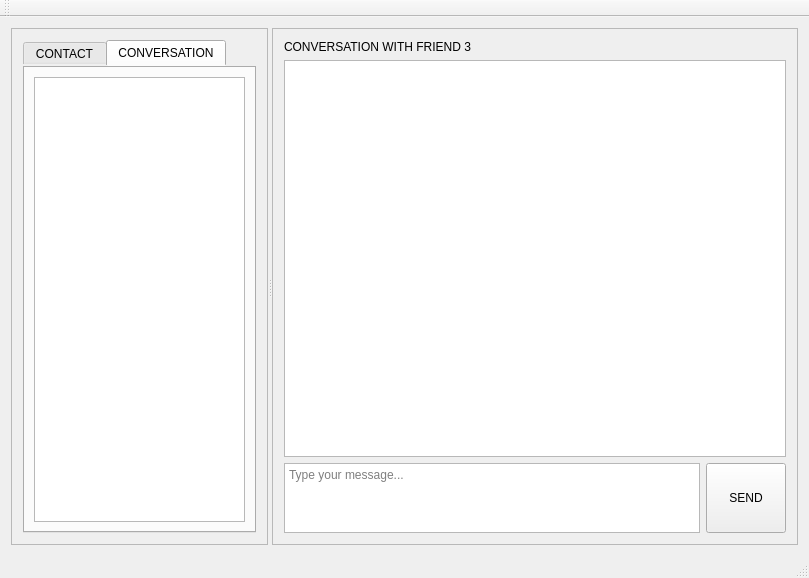
<?xml version="1.0" encoding="UTF-8"?>
<ui version="4.0">
 <class>MainWindow</class>
 <widget class="QMainWindow" name="MainWindow">
  <property name="geometry">
   <rect>
    <x>0</x>
    <y>0</y>
    <width>809</width>
    <height>578</height>
   </rect>
  </property>
  <property name="windowTitle">
   <string>MainWindow</string>
  </property>
  <widget class="QWidget" name="centralWidget">
   <layout class="QHBoxLayout" name="horizontalLayout_3">
    <item>
     <widget class="QSplitter" name="splitter">
      <property name="orientation">
       <enum>Qt::Horizontal</enum>
      </property>
      <widget class="QFrame" name="frame_3">
       <property name="sizePolicy">
        <sizepolicy hsizetype="Preferred" vsizetype="Preferred">
         <horstretch>1</horstretch>
         <verstretch>0</verstretch>
        </sizepolicy>
       </property>
       <property name="frameShape">
        <enum>QFrame::StyledPanel</enum>
       </property>
       <property name="frameShadow">
        <enum>QFrame::Raised</enum>
       </property>
       <layout class="QHBoxLayout" name="horizontalLayout_2">
        <item>
         <widget class="QTabWidget" name="tabWidget">
          <property name="sizePolicy">
           <sizepolicy hsizetype="Preferred" vsizetype="Preferred">
            <horstretch>1</horstretch>
            <verstretch>0</verstretch>
           </sizepolicy>
          </property>
          <property name="styleSheet">
           <string notr="true">/* 8&lt; remove the tab-bar rule and the margin-top rule in the first stylesheet */ 
QTabWidget::tab-bar {
 alignment: center; 
} 
QTabWidget::pane {
 position: absolute; top: -0.5em; 
position: absolute; left: -0.5em; 
position: absolute; right: -o.5em; 
position: absolute; bottom: -0.5em; 
} </string>
          </property>
          <property name="tabShape">
           <enum>QTabWidget::Rounded</enum>
          </property>
          <property name="currentIndex">
           <number>1</number>
          </property>
          <widget class="QWidget" name="contactTab">
           <attribute name="title">
            <string>CONTACT</string>
           </attribute>
           <layout class="QVBoxLayout" name="verticalLayout_2">
            <item>
             <widget class="QTabWidget" name="tabWidget_Sorted">
              <property name="styleSheet">
               <string notr="true">/* 8&lt; remove the tab-bar rule and the margin-top rule in the first stylesheet */ 
QTabWidget::tab-bar {
 alignment: left; 
} 
QTabWidget::pane {
 position: absolute; top: -0.5em; 
position: absolute; left: -0.5em; 
position: absolute; right: -0.5em; 
position: absolute; bottom: -0.5em; 
} </string>
              </property>
              <property name="tabPosition">
               <enum>QTabWidget::West</enum>
              </property>
              <property name="currentIndex">
               <number>0</number>
              </property>
              <widget class="QWidget" name="recentContactTab">
               <attribute name="title">
                <string>RECENT</string>
               </attribute>
               <layout class="QVBoxLayout" name="verticalLayout_4">
                <item>
                 <widget class="QListWidget" name="listWidget_Recent"/>
                </item>
               </layout>
              </widget>
              <widget class="QWidget" name="sortedContactTab">
               <attribute name="title">
                <string>A-Z</string>
               </attribute>
               <layout class="QVBoxLayout" name="verticalLayout_5">
                <item>
                 <widget class="QListWidget" name="listWidget_SortedContact">
                  <property name="sizePolicy">
                   <sizepolicy hsizetype="Expanding" vsizetype="Expanding">
                    <horstretch>0</horstretch>
                    <verstretch>0</verstretch>
                   </sizepolicy>
                  </property>
                 </widget>
                </item>
               </layout>
              </widget>
             </widget>
            </item>
           </layout>
          </widget>
          <widget class="QWidget" name="conversationTab">
           <attribute name="title">
            <string>CONVERSATION</string>
           </attribute>
           <layout class="QHBoxLayout" name="horizontalLayout_6">
            <item>
             <widget class="QListWidget" name="listWidget_ChatList">
              <property name="sizePolicy">
               <sizepolicy hsizetype="Preferred" vsizetype="Preferred">
                <horstretch>0</horstretch>
                <verstretch>0</verstretch>
               </sizepolicy>
              </property>
             </widget>
            </item>
           </layout>
          </widget>
         </widget>
        </item>
       </layout>
      </widget>
      <widget class="QFrame" name="frame">
       <property name="sizePolicy">
        <sizepolicy hsizetype="Preferred" vsizetype="Preferred">
         <horstretch>2</horstretch>
         <verstretch>0</verstretch>
        </sizepolicy>
       </property>
       <property name="frameShape">
        <enum>QFrame::StyledPanel</enum>
       </property>
       <property name="frameShadow">
        <enum>QFrame::Raised</enum>
       </property>
       <layout class="QVBoxLayout" name="verticalLayout_3">
        <item>
         <widget class="QLabel" name="conversationTitle">
          <property name="text">
           <string>CONVERSATION WITH FRIEND 3</string>
          </property>
         </widget>
        </item>
        <item>
         <widget class="QListWidget" name="listWidget_Conversation">
          <property name="minimumSize">
           <size>
            <width>0</width>
            <height>320</height>
           </size>
          </property>
         </widget>
        </item>
        <item>
         <layout class="QHBoxLayout" name="horizontalLayout_5">
          <item>
           <widget class="QPlainTextEdit" name="plainTextEdit_Typing">
            <property name="maximumSize">
             <size>
              <width>16777215</width>
              <height>70</height>
             </size>
            </property>
            <property name="placeholderText">
             <string>Type your message...</string>
            </property>
           </widget>
          </item>
          <item>
           <widget class="QPushButton" name="sendButton">
            <property name="maximumSize">
             <size>
              <width>80</width>
              <height>70</height>
             </size>
            </property>
            <property name="text">
             <string>SEND</string>
            </property>
           </widget>
          </item>
         </layout>
        </item>
       </layout>
      </widget>
     </widget>
    </item>
   </layout>
  </widget>
  <widget class="QMenuBar" name="menuBar">
   <property name="geometry">
    <rect>
     <x>0</x>
     <y>0</y>
     <width>809</width>
     <height>22</height>
    </rect>
   </property>
  </widget>
  <widget class="QToolBar" name="mainToolBar">
   <attribute name="toolBarArea">
    <enum>TopToolBarArea</enum>
   </attribute>
   <attribute name="toolBarBreak">
    <bool>false</bool>
   </attribute>
  </widget>
  <widget class="QStatusBar" name="statusBar"/>
 </widget>
 <layoutdefault spacing="6" margin="11"/>
 <resources/>
 <connections/>
</ui>
